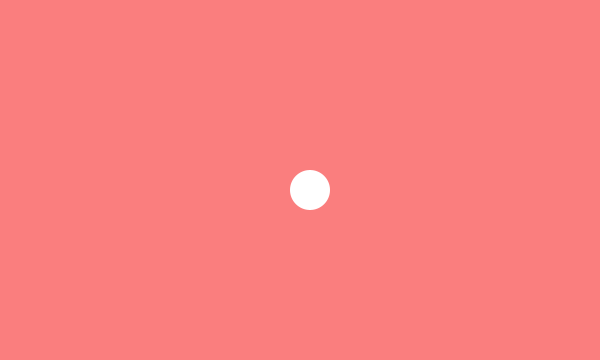
Frame 1 (no input)
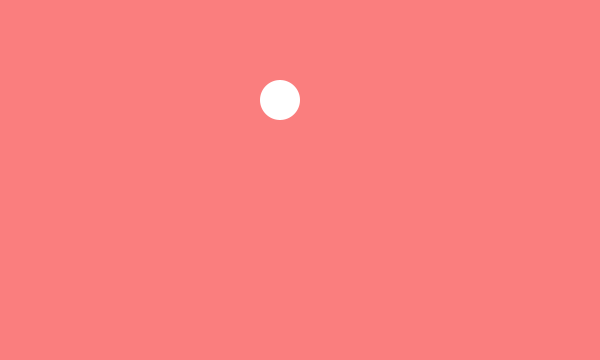
Frame 60 (the mouse pressed at the canvas centre just before this capture)
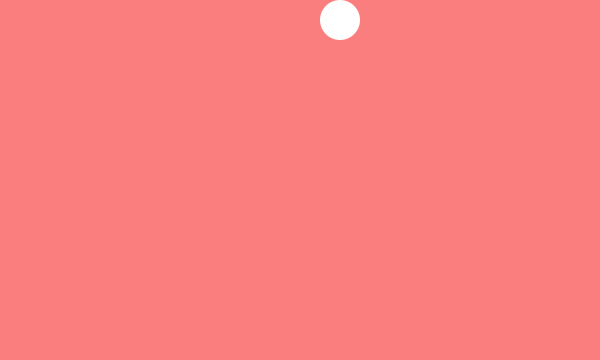
Frame 120 (the mouse held since frame 60 and released just before this capture)

The Processing sketch that drew these frames (run headless with seeded random() and noise(); from frame 60 on, the mouse is pressed at the canvas centre):

// Processing sketch: processing_88450
// ── processing_88450.pde

int rad = 20;        // Width of the shape
float xpos, ypos;    // Starting position of shape    

float xspeed = 10;  // Speed of the shape
float yspeed = 10;  // Speed of the shape

int xdirection = 1;  // Left or Right
int ydirection = 1;  // Top to Bottom


void setup() 
{
  size(600, 360);
  noStroke();
  frameRate(2080);
  ellipseMode(RADIUS);
  // Set the starting position of the shape
  xpos = width/2;
  ypos = height/2;
}

void draw() 
{
  background(#fa7e7e);
  
  // Update the position of the shape
  xpos = xpos + ( xspeed * xdirection );
  ypos = ypos + ( yspeed * ydirection );
  
  // Test to see if the shape exceeds the boundaries of the screen
  // If it does, reverse its direction by multiplying by -1
  if (xpos > width-rad || xpos < rad) {
    xdirection *= -1;
  }
  if (ypos > height-rad || ypos < rad) {
    ydirection *= -1;
  }

  // Draw the shape
  ellipse(xpos, ypos, rad, rad);
}
